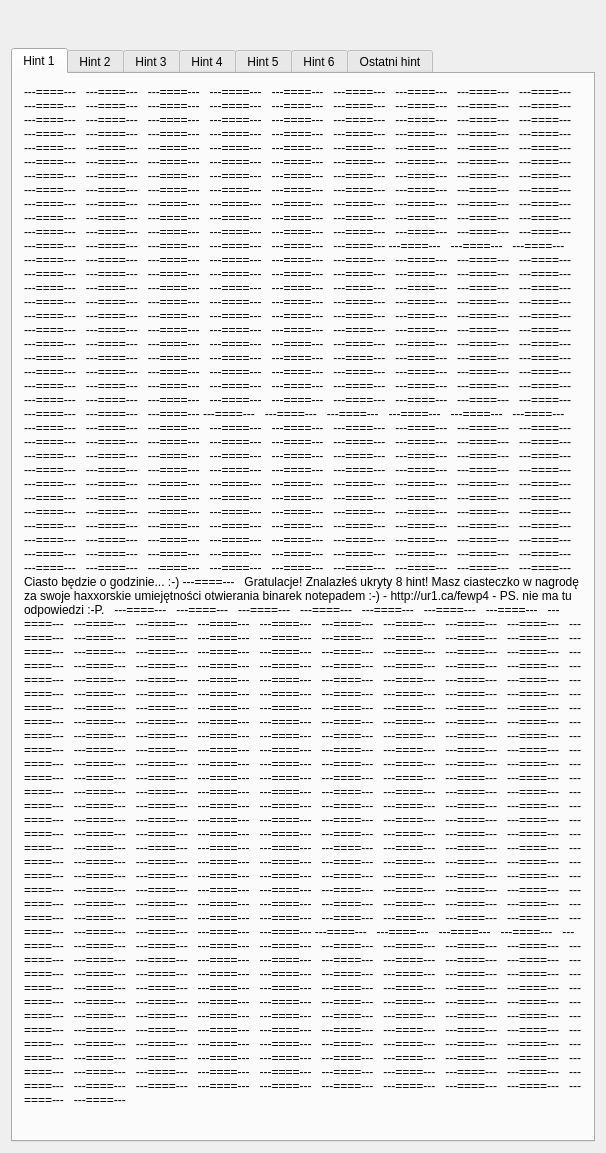
<?xml version="1.0" encoding="UTF-8"?>
<ui version="4.0">
 <class>ur2013gui</class>
 <widget class="QWidget" name="ur2013gui">
  <property name="geometry">
   <rect>
    <x>0</x>
    <y>0</y>
    <width>495</width>
    <height>1863</height>
   </rect>
  </property>
  <property name="sizePolicy">
   <sizepolicy hsizetype="Fixed" vsizetype="Fixed">
    <horstretch>0</horstretch>
    <verstretch>0</verstretch>
   </sizepolicy>
  </property>
  <property name="windowTitle">
   <string>Ciasto?</string>
  </property>
  <layout class="QVBoxLayout" name="verticalLayout">
   <property name="sizeConstraint">
    <enum>QLayout::SetFixedSize</enum>
   </property>
   <item>
    <widget class="QLabel" name="timerlabel">
     <property name="font">
      <font>
       <pointsize>20</pointsize>
      </font>
     </property>
     <property name="text">
      <string/>
     </property>
     <property name="textFormat">
      <enum>Qt::RichText</enum>
     </property>
     <property name="alignment">
      <set>Qt::AlignCenter</set>
     </property>
    </widget>
   </item>
   <item>
    <widget class="QTabWidget" name="hints">
     <property name="minimumSize">
      <size>
       <width>280</width>
       <height>280</height>
      </size>
     </property>
     <property name="contextMenuPolicy">
      <enum>Qt::NoContextMenu</enum>
     </property>
     <property name="tabShape">
      <enum>QTabWidget::Rounded</enum>
     </property>
     <property name="currentIndex">
      <number>0</number>
     </property>
     <widget class="QWidget" name="tab">
      <attribute name="title">
       <string>Hint 1</string>
      </attribute>
      <layout class="QVBoxLayout" name="verticalLayout_2">
       <item>
        <widget class="QLabel" name="alabel_8">
         <property name="text">
          <string>---====---   ---====---   ---====---   ---====---   ---====---   ---====---   ---====---   ---====---   ---====---   ---====---   ---====---   ---====---   ---====---   ---====---   ---====---   ---====---   ---====---   ---====---   ---====---   ---====---   ---====---   ---====---   ---====---   ---====---   ---====---   ---====---   ---====---   ---====---   ---====---   ---====---   ---====---   ---====---   ---====---   ---====---   ---====---   ---====---   ---====---   ---====---   ---====---   ---====---   ---====---   ---====---   ---====---   ---====---   ---====---   ---====---   ---====---   ---====---   ---====---   ---====---   ---====---   ---====---   ---====---   ---====---   ---====---   ---====---   ---====---   ---====---   ---====---   ---====---   ---====---   ---====---   ---====---   ---====---   ---====---   ---====---   ---====---   ---====---   ---====---   ---====---   ---====---   ---====---   ---====---   ---====---   ---====---   ---====---   ---====---   ---====---   ---====---   ---====---   ---====---   ---====---   ---====---   ---====---   ---====---   ---====---   ---====---   ---====---   ---====---   ---====---   ---====---   ---====---   ---====---   ---====---   ---====---   ---====---   ---====---   ---====---   ---====---   ---====---   ---====---   ---====---   ---====---   ---====---   ---====--- ---====---   ---====---   ---====---   ---====---   ---====---   ---====---   ---====---   ---====---   ---====---   ---====---   ---====---   ---====---   ---====---   ---====---   ---====---   ---====---   ---====---   ---====---   ---====---   ---====---   ---====---   ---====---   ---====---   ---====---   ---====---   ---====---   ---====---   ---====---   ---====---   ---====---   ---====---   ---====---   ---====---   ---====---   ---====---   ---====---   ---====---   ---====---   ---====---   ---====---   ---====---   ---====---   ---====---   ---====---   ---====---   ---====---   ---====---   ---====---   ---====---   ---====---   ---====---   ---====---   ---====---   ---====---   ---====---   ---====---   ---====---   ---====---   ---====---   ---====---   ---====---   ---====---   ---====---   ---====---   ---====---   ---====---   ---====---   ---====---   ---====---   ---====---   ---====---   ---====---   ---====---   ---====---   ---====---   ---====---   ---====---   ---====---   ---====---   ---====---   ---====---   ---====---   ---====---   ---====---   ---====---   ---====---   ---====---   ---====---   ---====---   ---====---   ---====---   ---====---   ---====---   ---====---   ---====---   ---====---   ---====---   ---====---   ---====---   ---====---   ---====---   ---====---   ---====---   ---====---   ---====--- ---====---   ---====---   ---====---   ---====---   ---====---   ---====---   ---====---   ---====---   ---====---   ---====---   ---====---   ---====---   ---====---   ---====---   ---====---   ---====---   ---====---   ---====---   ---====---   ---====---   ---====---   ---====---   ---====---   ---====---   ---====---   ---====---   ---====---   ---====---   ---====---   ---====---   ---====---   ---====---   ---====---   ---====---   ---====---   ---====---   ---====---   ---====---   ---====---   ---====---   ---====---   ---====---   ---====---   ---====---   ---====---   ---====---   ---====---   ---====---   ---====---   ---====---   ---====---   ---====---   ---====---   ---====---   ---====---   ---====---   ---====---   ---====---   ---====---   ---====---   ---====---   ---====---   ---====---   ---====---   ---====---   ---====---   ---====---   ---====---   ---====---   ---====---   ---====---   ---====---   ---====---   ---====---   ---====---   ---====---   ---====---   ---====---   ---====---   ---====---   ---====---   ---====---   ---====---   ---====---   ---====---   ---====---   ---====---   ---====---   ---====---   ---====---   ---====---   ---====---   ---====---   ---====---   ---====---   ---====---   ---====---   ---====---   ---====---   ---====---   ---====---   ---====---   ---====---   ---====---   ---====---      Ciasto będzie o godzinie... :-) ---====---   Gratulacje! Znalazłeś ukryty 8 hint! Masz ciasteczko w nagrodę za swoje haxxorskie umiejętności otwierania binarek notepadem :-) - http://ur1.ca/fewp4 - PS. nie ma tu odpowiedzi :-P.   ---====---   ---====---   ---====---   ---====---   ---====---   ---====---   ---====---   ---====---   ---====---   ---====---   ---====---   ---====---   ---====---   ---====---   ---====---   ---====---   ---====---   ---====---   ---====---   ---====---   ---====---   ---====---   ---====---   ---====---   ---====---   ---====---   ---====---   ---====---   ---====---   ---====---   ---====---   ---====---   ---====---   ---====---   ---====---   ---====---   ---====---   ---====---   ---====---   ---====---   ---====---   ---====---   ---====---   ---====---   ---====---   ---====---   ---====---   ---====---   ---====---   ---====---   ---====---   ---====---   ---====---   ---====---   ---====---   ---====---   ---====---   ---====---   ---====---   ---====---   ---====---   ---====---   ---====---   ---====---   ---====---   ---====---   ---====---   ---====---   ---====---   ---====---   ---====---   ---====---   ---====---   ---====---   ---====---   ---====---   ---====---   ---====---   ---====---   ---====---   ---====---   ---====---   ---====---   ---====---   ---====---   ---====---   ---====---   ---====---   ---====---   ---====---   ---====---   ---====---   ---====---   ---====---   ---====---   ---====---   ---====---   ---====---   ---====---   ---====---   ---====---   ---====---   ---====---   ---====---   ---====---   ---====---   ---====---   ---====---   ---====---   ---====---   ---====---   ---====---   ---====---   ---====---   ---====---   ---====---   ---====---   ---====---   ---====---   ---====---   ---====---   ---====---   ---====---   ---====---   ---====---   ---====---   ---====---   ---====---   ---====---   ---====---   ---====---   ---====---   ---====---   ---====---   ---====---   ---====---   ---====---   ---====---   ---====---   ---====---   ---====---   ---====---   ---====---   ---====---   ---====---   ---====---   ---====---   ---====---   ---====---   ---====---   ---====---   ---====---   ---====---   ---====---   ---====---   ---====---   ---====---   ---====---   ---====---   ---====---   ---====---   ---====---   ---====---   ---====---   ---====---   ---====---   ---====---   ---====---   ---====---   ---====---   ---====---   ---====---   ---====---   ---====---   ---====---   ---====---   ---====---   ---====---   ---====---   ---====---   ---====---   ---====---   ---====---   ---====---   ---====---   ---====---   ---====---   ---====---   ---====---   ---====---   ---====---   ---====---   ---====---   ---====---   ---====---   ---====---   ---====---   ---====---   ---====---   ---====---   ---====---   ---====---   ---====---   ---====---   ---====---   ---====---   ---====---   ---====---   ---====---   ---====--- ---====---   ---====---   ---====---   ---====---   ---====---   ---====---   ---====---   ---====---   ---====---   ---====---   ---====---   ---====---   ---====---   ---====---   ---====---   ---====---   ---====---   ---====---   ---====---   ---====---   ---====---   ---====---   ---====---   ---====---   ---====---   ---====---   ---====---   ---====---   ---====---   ---====---   ---====---   ---====---   ---====---   ---====---   ---====---   ---====---   ---====---   ---====---   ---====---   ---====---   ---====---   ---====---   ---====---   ---====---   ---====---   ---====---   ---====---   ---====---   ---====---   ---====---   ---====---   ---====---   ---====---   ---====---   ---====---   ---====---   ---====---   ---====---   ---====---   ---====---   ---====---   ---====---   ---====---   ---====---   ---====---   ---====---   ---====---   ---====---   ---====---   ---====---   ---====---   ---====---   ---====---   ---====---   ---====---   ---====---   ---====---   ---====---   ---====---   ---====---   ---====---   ---====---   ---====---   ---====---   ---====---   ---====---   ---====---   ---====---   ---====---   ---====---   ---====---   ---====---   ---====---   ---====---   ---====---   ---====---   ---====---   ---====---   ---====---   ---====---   ---====---   ---====---   ---====---   ---====---   ---====--- </string>
         </property>
         <property name="wordWrap">
          <bool>true</bool>
         </property>
        </widget>
       </item>
       <item>
        <widget class="QLabel" name="label">
         <property name="minimumSize">
          <size>
           <width>0</width>
           <height>0</height>
          </size>
         </property>
         <property name="baseSize">
          <size>
           <width>0</width>
           <height>0</height>
          </size>
         </property>
         <property name="text">
          <string/>
         </property>
         <property name="textFormat">
          <enum>Qt::RichText</enum>
         </property>
         <property name="wordWrap">
          <bool>true</bool>
         </property>
        </widget>
       </item>
      </layout>
     </widget>
     <widget class="QWidget" name="tab_2">
      <property name="enabled">
       <bool>true</bool>
      </property>
      <attribute name="title">
       <string>Hint 2</string>
      </attribute>
      <layout class="QVBoxLayout" name="verticalLayout_3">
       <item>
        <widget class="QLabel" name="label_2">
         <property name="text">
          <string>&lt;html&gt;&lt;head/&gt;&lt;body&gt;&lt;p&gt;&lt;br/&gt;&lt;/p&gt;&lt;/body&gt;&lt;/html&gt;</string>
         </property>
         <property name="textFormat">
          <enum>Qt::RichText</enum>
         </property>
         <property name="wordWrap">
          <bool>true</bool>
         </property>
         <property name="openExternalLinks">
          <bool>true</bool>
         </property>
        </widget>
       </item>
      </layout>
     </widget>
     <widget class="QWidget" name="tab_3">
      <attribute name="title">
       <string>Hint 3</string>
      </attribute>
      <layout class="QVBoxLayout" name="verticalLayout_5">
       <item>
        <widget class="QLabel" name="label_3">
         <property name="text">
          <string/>
         </property>
         <property name="textFormat">
          <enum>Qt::RichText</enum>
         </property>
         <property name="wordWrap">
          <bool>true</bool>
         </property>
        </widget>
       </item>
      </layout>
     </widget>
     <widget class="QWidget" name="tab_4">
      <attribute name="title">
       <string>Hint 4</string>
      </attribute>
      <layout class="QVBoxLayout" name="verticalLayout_4">
       <item>
        <widget class="QLabel" name="label_4">
         <property name="text">
          <string>&lt;html&gt;&lt;head/&gt;&lt;body&gt;&lt;p&gt;&lt;br/&gt;&lt;/p&gt;&lt;/body&gt;&lt;/html&gt;</string>
         </property>
         <property name="textFormat">
          <enum>Qt::RichText</enum>
         </property>
        </widget>
       </item>
      </layout>
     </widget>
     <widget class="QWidget" name="tab_5">
      <attribute name="title">
       <string>Hint 5</string>
      </attribute>
      <layout class="QVBoxLayout" name="verticalLayout_6">
       <item>
        <widget class="QLabel" name="label_5">
         <property name="text">
          <string/>
         </property>
         <property name="textFormat">
          <enum>Qt::RichText</enum>
         </property>
         <property name="wordWrap">
          <bool>true</bool>
         </property>
        </widget>
       </item>
      </layout>
     </widget>
     <widget class="QWidget" name="tab_6">
      <attribute name="title">
       <string>Hint 6</string>
      </attribute>
      <layout class="QVBoxLayout" name="verticalLayout_7">
       <item>
        <widget class="QLabel" name="label_6">
         <property name="text">
          <string>&lt;html&gt;&lt;head/&gt;&lt;body&gt;&lt;p&gt;&lt;br/&gt;&lt;/p&gt;&lt;/body&gt;&lt;/html&gt;</string>
         </property>
         <property name="textFormat">
          <enum>Qt::RichText</enum>
         </property>
        </widget>
       </item>
      </layout>
     </widget>
     <widget class="QWidget" name="tab_7">
      <attribute name="title">
       <string>Ostatni hint</string>
      </attribute>
      <layout class="QVBoxLayout" name="verticalLayout_8">
       <item>
        <widget class="QLabel" name="label_7">
         <property name="text">
          <string>&lt;html&gt;&lt;head/&gt;&lt;body&gt;&lt;p&gt;&lt;br/&gt;&lt;/p&gt;&lt;/body&gt;&lt;/html&gt;</string>
         </property>
         <property name="textFormat">
          <enum>Qt::RichText</enum>
         </property>
        </widget>
       </item>
      </layout>
     </widget>
    </widget>
   </item>
  </layout>
 </widget>
 <layoutdefault spacing="6" margin="11"/>
 <resources/>
 <connections/>
</ui>
